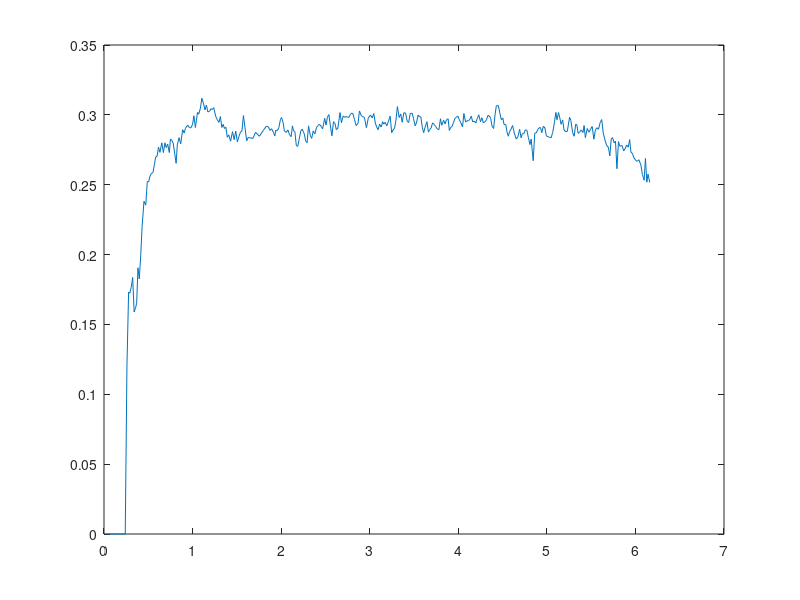

MATLAB code to generate this figure:
t = [0.0137674 0.0309125 0.0405417 0.0496364 0.0593745 0.0702529 0.0796297 0.0899163 0.0997107 0.111011 0.122462 0.132425 0.146225 0.1562 0.169945 0.180257 0.195185 0.212251 0.226323 0.239796 0.258984 0.277781 0.290879 0.307568 0.323672 0.340207 0.356212 0.368776 0.383402 0.398295 0.414385 0.430282 0.451106 0.471417 0.488774 0.504278 0.519453 0.534296 0.552769 0.567533 0.582758 0.5995 0.615173 0.631391 0.652432 0.670402 0.687622 0.702202 0.718305 0.737477 0.750191 0.766248 0.780897 0.797609 0.814253 0.827795 0.847544 0.865969 0.887929 0.906 0.91842 0.944291 0.963617 0.980957 1.0002 1.01488 1.03171 1.05599 1.06989 1.08884 1.10443 1.12226 1.14026 1.15616 1.17274 1.19222 1.20703 1.22309 1.23912 1.26108 1.27761 1.29825 1.31425 1.3304 1.34478 1.36049 1.37644 1.39165 1.4084 1.4291 1.45108 1.46959 1.48727 1.50594 1.5217 1.54136 1.55678 1.57432 1.59151 1.61092 1.62769 1.68124 1.711 1.7544 1.79937 1.83339 1.85493 1.87499 1.89135 1.91282 1.92826 1.94026 1.95641 1.97429 1.99226 2.00482 2.0214 2.03645 2.05832 2.07612 2.09429 2.11285 2.12766 2.14042 2.15474 2.1711 2.1876 2.20283 2.22142 2.23679 2.26086 2.27771 2.29291 2.3094 2.32882 2.34454 2.36221 2.38045 2.4003 2.41754 2.4309 2.44962 2.4679 2.49172 2.50679 2.52248 2.53879 2.55628 2.57306 2.59106 2.60825 2.62277 2.64031 2.66463 2.68054 2.70098 2.71678 2.73095 2.74826 2.76477 2.78093 2.79622 2.81029 2.82776 2.84753 2.86828 2.88378 2.90365 2.91877 2.94 2.96283 2.98454 3.00984 3.02827 3.04587 3.06265 3.07818 3.09517 3.11139 3.12961 3.14634 3.15896 3.17483 3.19225 3.2125 3.23027 3.24813 3.26178 3.28046 3.29599 3.3124 3.33278 3.35 3.36677 3.38516 3.40429 3.42275 3.43997 3.45667 3.47994 3.49433 3.5139 3.53 3.54624 3.56277 3.57679 3.5943 3.60881 3.62434 3.64599 3.66248 3.67588 3.6928 3.71022 3.73017 3.74307 3.76174 3.78095 3.79877 3.81279 3.83449 3.85026 3.86778 3.8852 3.89886 3.91467 3.9303 3.94501 3.96429 3.98091 3.995 4.01027 4.02513 4.04766 4.06304 4.08296 4.09825 4.11632 4.13028 4.14681 4.16279 4.18092 4.19798 4.2137 4.23109 4.25035 4.26625 4.2829 4.30279 4.31821 4.33521 4.34995 4.36592 4.38026 4.39877 4.41471 4.42961 4.4524 4.47093 4.48683 4.5029 4.51635 4.53595 4.54919 4.5649 4.57999 4.59676 4.61275 4.6319 4.65422 4.67296 4.69246 4.7092 4.72298 4.74022 4.75677 4.77476 4.79127 4.80928 4.82279 4.84587 4.86331 4.88047 4.89839 4.91253 4.92821 4.94226 4.96034 4.97761 4.9943 5.01251 5.03023 5.04758 5.06592 5.08589 5.1017 5.1145 5.13147 5.14643 5.16088 5.17826 5.19428 5.21427 5.23031 5.25644 5.27054 5.29157 5.30874 5.32475 5.33826 5.3536 5.36997 5.3882 5.40831 5.42031 5.43479 5.45608 5.47435 5.49398 5.51142 5.53091 5.548 5.56637 5.583 5.60246 5.61942 5.63633 5.65888 5.67653 5.69453 5.71089 5.72629 5.74221 5.75984 5.77479 5.79107 5.80883 5.82278 5.8494 5.86759 5.88175 5.90149 5.91875 5.93475 5.94933 5.96511 5.98251 6.00433 6.01995 6.03947 6.06219 6.07916 6.09825 6.11277 6.12878 6.14222 6.16165];
x1 = [0 0 0 0 0 0 0 0 0 0 0 0 0 0 0 0 0 0 0.000712094 0.00213628 0.00498466 0.00854513 0.0106814 0.0142419 0.0170903 0.0199386 0.022787 0.0249233 0.0277717 0.0306201 0.0341805 0.037741 0.0434377 0.0477103 0.052695 0.0562554 0.060528 0.0640885 0.0690731 0.0726336 0.0769062 0.0818908 0.0861634 0.090436 0.0961327 0.101117 0.106102 0.110375 0.114647 0.119632 0.123192 0.127465 0.131737 0.136722 0.140995 0.145267 0.150252 0.155949 0.161645 0.167342 0.170903 0.178736 0.18372 0.188705 0.195114 0.199386 0.203659 0.211492 0.215765 0.221461 0.226446 0.231431 0.237127 0.242112 0.247097 0.252793 0.257066 0.262051 0.267035 0.273444 0.278429 0.284838 0.28911 0.294807 0.298367 0.30264 0.307625 0.311897 0.316882 0.322579 0.328275 0.333972 0.338957 0.343941 0.348926 0.354623 0.358895 0.36388 0.368865 0.374562 0.379546 0.3945 0.403045 0.415863 0.428681 0.43865 0.445059 0.450756 0.455028 0.461437 0.46571 0.469982 0.474967 0.479239 0.484936 0.488497 0.493481 0.497754 0.504163 0.509147 0.514132 0.519829 0.524101 0.527662 0.531934 0.536207 0.540479 0.544752 0.550449 0.554721 0.561842 0.566827 0.5711 0.575372 0.581069 0.585341 0.590326 0.596023 0.60172 0.606704 0.610265 0.615961 0.621658 0.628779 0.633052 0.637324 0.642309 0.647294 0.652278 0.657975 0.66296 0.667232 0.672929 0.679338 0.684323 0.690731 0.695004 0.699276 0.704261 0.709246 0.71423 0.718503 0.722776 0.72776 0.734169 0.739866 0.745563 0.750547 0.755532 0.761941 0.76835 0.774758 0.782592 0.787576 0.793273 0.798258 0.80253 0.807515 0.812499 0.817484 0.822469 0.826029 0.831014 0.836711 0.841695 0.84668 0.852377 0.856649 0.861634 0.866619 0.871603 0.8773 0.882285 0.887269 0.893678 0.898663 0.90436 0.910768 0.914329 0.92145 0.925722 0.931419 0.935692 0.940676 0.945661 0.949934 0.954918 0.959191 0.963463 0.969872 0.974857 0.978417 0.983402 0.989099 0.994796 0.998356 1.00334 1.00904 1.01473 1.01901 1.02542 1.02969 1.03467 1.04037 1.04393 1.04891 1.05319 1.05817 1.06316 1.06814 1.07313 1.0774 1.08167 1.08808 1.09235 1.09876 1.10303 1.10873 1.11229 1.11728 1.12226 1.12725 1.13223 1.13721 1.1422 1.1479 1.15288 1.15787 1.16356 1.16855 1.17353 1.1778 1.18279 1.18635 1.19205 1.19703 1.2013 1.20842 1.21412 1.21839 1.22338 1.22765 1.23335 1.23691 1.24189 1.24616 1.25044 1.25542 1.26112 1.26682 1.27251 1.27821 1.28248 1.28675 1.29174 1.29672 1.30171 1.30598 1.31097 1.31524 1.32165 1.32663 1.33162 1.3366 1.34087 1.34515 1.35013 1.35512 1.3601 1.36508 1.37007 1.37505 1.37933 1.38502 1.39072 1.3957 1.39927 1.40496 1.40923 1.41351 1.41849 1.4249 1.42989 1.43345 1.44128 1.44555 1.45125 1.45694 1.46122 1.46478 1.46976 1.47403 1.47973 1.48543 1.48899 1.49326 1.49896 1.50466 1.51035 1.51534 1.52032 1.52602 1.531 1.53599 1.54168 1.54667 1.55165 1.55806 1.56305 1.56732 1.5723 1.57658 1.58085 1.58583 1.59011 1.59438 1.59936 1.60435 1.61076 1.61574 1.6193 1.625 1.6307 1.63426 1.63853 1.6428 1.64779 1.65348 1.65776 1.66274 1.66844 1.67342 1.67841 1.68197 1.68624 1.6898 1.69478];
x2 = [0 0 0 0 0 0 0 0 0 0 0 0 0 0 0 0 0 0 0 0 0.120201 0.173181 0.172327 0.176599 0.183578 0.158939 0.16193 0.165206 0.190556 0.182581 0.199102 0.22018 0.238124 0.235418 0.252366 0.252081 0.256211 0.258063 0.258633 0.263902 0.269741 0.270453 0.276862 0.273159 0.279995 0.273017 0.279995 0.276577 0.279141 0.273017 0.282701 0.281704 0.279853 0.27259 0.265326 0.278571 0.283698 0.279283 0.289395 0.286974 0.29025 0.292671 0.290962 0.290677 0.29324 0.299364 0.290962 0.301786 0.300504 0.304919 0.311897 0.308337 0.303495 0.307055 0.30207 0.30264 0.304349 0.303922 0.305204 0.298937 0.296658 0.294665 0.298795 0.290962 0.29324 0.29025 0.291104 0.283983 0.285692 0.281135 0.287971 0.282274 0.288398 0.280708 0.284268 0.287686 0.288398 0.299507 0.290962 0.28142 0.283841 0.283129 0.287544 0.284695 0.288968 0.291959 0.291389 0.288825 0.290107 0.287544 0.284838 0.28911 0.288683 0.290819 0.296801 0.298083 0.294665 0.288541 0.287401 0.289253 0.285835 0.28441 0.292101 0.288541 0.288113 0.278144 0.277432 0.282274 0.288398 0.289822 0.286404 0.281135 0.279995 0.292101 0.285407 0.283129 0.288541 0.286404 0.291104 0.292386 0.29324 0.291959 0.289965 0.297513 0.292671 0.298367 0.300219 0.292101 0.28498 0.295092 0.29381 0.289395 0.290534 0.301643 0.29438 0.299222 0.298225 0.298795 0.298367 0.298225 0.300219 0.301358 0.300646 0.296801 0.292243 0.293952 0.302782 0.299649 0.298795 0.298225 0.290819 0.29794 0.299934 0.297798 0.300931 0.294237 0.291389 0.289395 0.293383 0.291247 0.295092 0.293383 0.294665 0.292101 0.295519 0.29908 0.287259 0.28911 0.290392 0.296089 0.305916 0.298083 0.300646 0.294665 0.301501 0.301358 0.295662 0.294522 0.300931 0.301216 0.297228 0.292101 0.294807 0.299934 0.29851 0.298652 0.290962 0.287259 0.290962 0.295092 0.287686 0.289253 0.290677 0.294237 0.292956 0.291816 0.289965 0.289395 0.297228 0.292528 0.296089 0.293525 0.296516 0.297228 0.288825 0.291104 0.291674 0.29438 0.297655 0.298367 0.29908 0.296801 0.294807 0.291389 0.300931 0.294807 0.295804 0.295804 0.296801 0.29908 0.294949 0.295519 0.294237 0.297371 0.300076 0.295092 0.29794 0.294237 0.295092 0.296516 0.299649 0.299222 0.297513 0.292101 0.29025 0.299934 0.306485 0.306628 0.300789 0.296374 0.297798 0.293098 0.293098 0.287971 0.284695 0.288113 0.289965 0.292386 0.287116 0.282701 0.284268 0.28968 0.283556 0.286547 0.286547 0.289253 0.288968 0.283698 0.278714 0.282701 0.267178 0.286832 0.287116 0.289537 0.290677 0.290962 0.287259 0.291816 0.290677 0.28498 0.28441 0.283983 0.283556 0.287401 0.294807 0.301786 0.296516 0.301643 0.297798 0.29324 0.296374 0.28911 0.287971 0.288113 0.298225 0.296089 0.287259 0.284695 0.29324 0.292956 0.286689 0.287686 0.289253 0.287401 0.292386 0.283698 0.29025 0.287544 0.289822 0.291674 0.282559 0.289253 0.290819 0.28968 0.294665 0.296658 0.286974 0.281277 0.277859 0.276862 0.270596 0.282701 0.283698 0.279995 0.281135 0.261481 0.28085 0.277574 0.278002 0.274156 0.27558 0.278429 0.276862 0.282274 0.273302 0.272447 0.269314 0.26732 0.26675 0.26789 0.263902 0.257208 0.253221 0.268744 0.251797 0.257636 0.251654];
x3 = [0 50 50 50 50 50 50 50 50 50 50 50 50 50 50 50 50 50 50 50 50 50 50 50 50 50 50 50 50 50 50 50 50 50 50 50 50 50 50 50 50 50 50 50 50 50 50 50 50 50 50 50 50 50 50 50 50 50 50 50 50 50 50 50 50 50 50 50 50 50 50 50 50 50 50 50 50 50 50 50 50 50 50 50 50 50 50 50 50 50 50 50 50 50 50 50 50 50 50 50 50 50 50 50 50 50 50 50 50 50 50 50 50 50 50 50 50 50 50 50 50 50 50 50 50 50 50 50 50 50 50 50 50 50 50 50 50 50 50 50 50 50 50 50 50 50 50 50 50 50 50 50 50 50 50 50 50 50 50 50 50 50 50 50 50 50 50 50 50 50 50 50 50 50 50 50 50 50 50 50 50 50 50 50 50 50 50 50 50 50 50 50 50 50 50 50 50 50 50 50 50 50 50 50 50 50 50 50 50 50 50 50 50 50 50 50 50 50 50 50 50 50 50 50 50 50 50 50 50 50 50 50 50 50 50 50 50 50 50 50 50 50 50 50 50 50 50 50 50 50 50 50 50 50 50 50 50 50 50 50 50 50 50 50 50 50 50 50 50 50 50 50 50 50 50 50 50 50 50 50 50 50 50 50 50 50 50 50 50 50 50 50 50 50 50 50 50 50 50 50 50 50 50 50 50 50 50 50 50 50 50 50 50 50 50 50 50 50 50 50 50 50 50 50 50 50 50 50 50 50 50 50 50 50 50 50 50 50 50 50 50 50 50 50 50 50 50 50 50 50 50 50 50 50 50 50 50];
x4 = [0 0 0 0 0 0 0 0 0 0 0 0 0 0 0 0 0 0 42.8571 42.8571 42.8571 25.6855 18.117 18.239 17.6287 16.6317 20.1515 19.7243 19.2563 15.6348 16.7742 14.4141 11.4029 8.83939 9.22595 6.80483 6.84552 6.2555 5.99101 5.90963 5.15684 4.32267 4.22095 3.3054 3.83438 2.8578 3.85473 2.8578 3.34609 2.97987 3.85473 2.47123 2.61365 2.87814 3.91576 4.95339 3.06125 2.32881 2.95952 1.51499 1.86086 1.39292 1.04704 1.29119 1.33188 0.965659 0.0908006 1.29119 -0.255074 -0.0719638 -0.702676 -1.69961 -1.19097 -0.49922 -1.00786 -0.295765 -0.377147 -0.621294 -0.560257 -0.743367 0.151837 0.477366 0.762204 0.172183 1.29119 0.965659 1.39292 1.27084 2.28812 2.04397 2.69503 1.71844 2.53227 1.65741 2.75607 2.24743 1.75914 1.65741 0.070455 1.29119 2.65434 2.30847 2.41019 1.77948 2.18639 1.57603 1.14877 1.23015 1.59637 1.41326 1.77948 2.16605 1.55568 1.61672 1.31153 0.45702 0.27391 0.762204 1.63706 1.79983 1.53533 2.02363 2.22708 1.12842 1.63706 1.6981 3.12229 3.22401 2.53227 1.65741 1.45395 1.94225 2.69503 2.8578 1.12842 2.08466 2.41019 1.63706 1.94225 1.27084 1.08773 0.965659 1.14877 1.43361 0.355293 1.04704 0.233219 -0.0312727 1.12842 2.1457 0.701167 0.884277 1.51499 1.35222 -0.234728 0.802895 0.111146 0.253565 0.172183 0.233219 0.253565 -0.0312727 -0.194037 -0.0923094 0.45702 1.10808 0.863931 -0.397493 0.0501095 0.172183 0.253565 1.31153 0.294256 0.00941837 0.314602 -0.133 0.82324 1.23015 1.51499 0.945314 1.2505 0.701167 0.945314 0.762204 1.12842 0.64013 0.131492 1.82017 1.55568 1.37257 0.558748 -0.845095 0.27391 -0.0923094 0.762204 -0.214383 -0.194037 0.619785 0.782549 -0.133 -0.173692 0.395984 1.12842 0.741858 0.00941837 0.212874 0.192528 1.29119 1.82017 1.29119 0.701167 1.75914 1.53533 1.33188 0.82324 1.00635 1.16911 1.43361 1.51499 0.395984 1.06739 0.558748 0.924968 0.497712 0.395984 1.59637 1.27084 1.18946 0.802895 0.334947 0.233219 0.131492 0.45702 0.741858 1.23015 -0.133 0.741858 0.599439 0.599439 0.45702 0.131492 0.721513 0.64013 0.82324 0.375638 -0.0109272 0.701167 0.294256 0.82324 0.701167 0.497712 0.0501095 0.111146 0.355293 1.12842 1.39292 0.00941837 -0.926477 -0.946822 -0.112655 0.518057 0.314602 0.986005 0.986005 1.71844 2.18639 1.6981 1.43361 1.08773 1.84052 2.47123 2.24743 1.4743 2.34916 1.9219 1.9219 1.53533 1.57603 2.32881 3.04091 2.47123 4.68889 1.88121 1.84052 1.49464 1.33188 1.29119 1.82017 1.16911 1.33188 2.1457 2.22708 2.28812 2.34916 1.79983 0.741858 -0.255074 0.497712 -0.234728 0.314602 0.965659 0.518057 1.55568 1.71844 1.6981 0.253565 0.558748 1.82017 2.18639 0.965659 1.00635 1.90155 1.75914 1.53533 1.79983 1.08773 2.32881 1.39292 1.77948 1.45395 1.18946 2.49158 1.53533 1.31153 1.4743 0.762204 0.477366 1.86086 2.67469 3.16298 3.3054 4.2006 2.47123 2.32881 2.8578 2.69503 5.50272 2.73572 3.20367 3.14263 3.69196 3.48851 3.0816 3.3054 2.53227 3.81404 3.93611 4.38371 4.66855 4.74993 4.58717 5.15684 6.11308 6.68276 4.46509 6.88621 6.05205];
x5 = [0 0 0 0 0 0 0 0 0 0 0 0 0 0 0 0 0 0 0 0 0.120201 0.0529798 -0.000854513 0.00427257 0.00697852 -0.0246385 0.0029908 0.00327563 0.0253506 -0.00797545 0.0165206 0.021078 0.0179448 -0.00270596 0.0169478 -0.000284838 0.00413015 0.00185144 0.000569675 0.0052695 0.00583917 0.000712094 0.00640885 -0.00370289 0.0068361 -0.00697852 0.00697852 -0.00341805 0.00256354 -0.00612401 0.00968448 -0.000996932 -0.00185144 -0.00726336 -0.00726336 0.013245 0.00512708 -0.00441498 0.0101117 -0.00242112 0.00327563 0.00242112 -0.00170903 -0.000284838 0.00256354 0.00612401 -0.00840271 0.0108238 -0.00128177 0.00441498 0.00697852 -0.00356047 -0.00484224 0.00356047 -0.00498466 0.000569675 0.00170903 -0.000427257 0.00128177 -0.00626643 -0.0022787 -0.00199386 0.00413015 -0.00783304 0.0022787 -0.0029908 0.000854513 -0.00712094 0.00170903 -0.0045574 0.0068361 -0.00569675 0.00612401 -0.00769062 0.00356047 0.00341805 0.000712094 0.0111087 -0.00854513 -0.00954206 0.00242112 -0.000712094 0.00441498 -0.00284838 0.00427257 0.0029908 -0.000569675 -0.00256354 0.00128177 -0.00256354 -0.00270596 0.00427257 -0.000427257 0.00213628 0.00598159 0.00128177 -0.00341805 -0.00612401 -0.00113935 0.00185144 -0.00341805 -0.00142419 0.00769062 -0.00356047 -0.000427257 -0.00996932 -0.000712094 0.00484224 0.00612401 0.00142419 -0.00341805 -0.0052695 -0.00113935 0.0121056 -0.00669369 -0.0022787 0.00541192 -0.00213628 0.00469982 0.00128177 0.000854513 -0.00128177 -0.00199386 0.0075482 -0.00484224 0.00569675 0.00185144 -0.00811787 -0.00712094 0.0101117 -0.00128177 -0.00441498 0.00113935 0.0111087 -0.00726336 0.00484224 -0.000996932 0.000569675 -0.000427257 -0.000142419 0.00199386 0.00113935 -0.000712094 -0.00384531 -0.0045574 0.00170903 0.00882997 -0.00313321 -0.000854513 -0.000569675 -0.00740578 0.00712094 0.00199386 -0.00213628 0.00313321 -0.00669369 -0.00284838 -0.00199386 0.00398773 -0.00213628 0.00384531 -0.00170903 0.00128177 -0.00256354 0.00341805 0.00356047 -0.0118208 0.00185144 0.00128177 0.00569675 0.0098269 -0.00783304 0.00256354 -0.00598159 0.0068361 -0.000142419 -0.00569675 -0.00113935 0.00640885 0.000284838 -0.00398773 -0.00512708 0.00270596 0.00512708 -0.00142419 0.000142419 -0.00769062 -0.00370289 0.00370289 0.00413015 -0.00740578 0.00156661 0.00142419 0.00356047 -0.00128177 -0.00113935 -0.00185144 -0.000569675 0.00783304 -0.00469982 0.00356047 -0.00256354 0.0029908 0.000712094 -0.00840271 0.0022787 0.000569675 0.00270596 0.00327563 0.000712094 0.000712094 -0.0022787 -0.00199386 -0.00341805 0.00954206 -0.00612401 0.000996932 0 0.000996932 0.0022787 -0.00413015 0.000569675 -0.00128177 0.00313321 0.00270596 -0.00498466 0.00284838 -0.00370289 0.000854513 0.00142419 0.00313321 -0.000427257 -0.00170903 -0.00541192 -0.00185144 0.00968448 0.00655127 0.000142419 -0.00583917 -0.00441498 0.00142419 -0.00469982 0 -0.00512708 -0.00327563 0.00341805 0.00185144 0.00242112 -0.0052695 -0.00441498 0.00156661 0.00541192 -0.00612401 0.0029908 0 0.00270596 -0.000284838 -0.0052695 -0.00498466 0.00398773 -0.0155237 0.0196538 0.000284838 0.00242112 0.00113935 0.000284838 -0.00370289 0.0045574 -0.00113935 -0.00569675 -0.000569675 -0.000427257 -0.000427257 0.00384531 0.00740578 0.00697852 -0.0052695 0.00512708 -0.00384531 -0.0045574 0.00313321 -0.00726336 -0.00113935 0.000142419 0.0101117 -0.00213628 -0.00882997 -0.00256354 0.00854513 -0.000284838 -0.00626643 0.000996932 0.00156661 -0.00185144 0.00498466 -0.00868755 0.00655127 -0.00270596 0.0022787 0.00185144 -0.00911481 0.00669369 0.00156661 -0.00113935 0.00498466 0.00199386 -0.00968448 -0.00569675 -0.00341805 -0.000996932 -0.00626643 0.0121056 0.000996932 -0.00370289 0.00113935 -0.0196538 0.019369 -0.00327563 0.000427257 -0.00384531 0.00142419 0.00284838 -0.00156661 0.00541192 -0.00897239 -0.000854513 -0.00313321 -0.00199386 -0.000569675 0.00113935 -0.00398773 -0.00669369 -0.00398773 0.0155237 -0.0169478 0.00583917 -0.00598159];

plot(t,x2);
